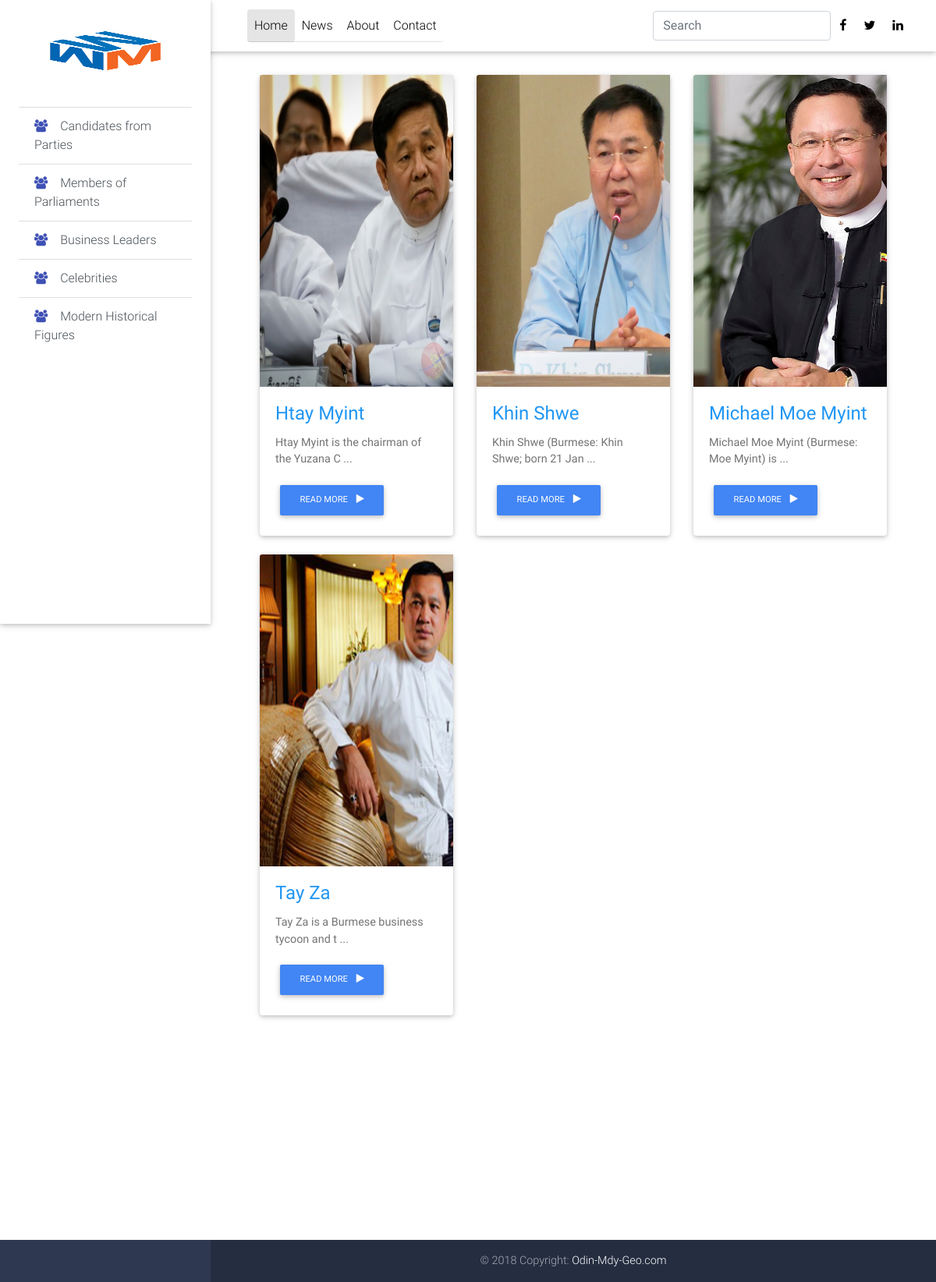
Page /bns/ on the committed database.
### models.py (models this page shows, shortened)
class Person(db.Model):
    id = db.Column(db.Integer,primary_key=True)
    image_id = db.Column(db.String(20),nullable=False)
    name = db.Column(db.String(60),unique=True,nullable=False)
    slug = db.Column(db.String(60),unique=True)
    person_type = db.Column(db.String(50),nullable=False)
    biography = db.Column(db.Text,nullable=False)
    created_timestamp = db.Column(db.DateTime,default=datetime.datetime.now())
    rating = db.Column(db.Float,default=0.0)
    def read_more(self):
        return self.biography[:42] + " ..."

### bns_leader/bns_blueprint.py (the view)
@bns_blueprint.route('/')
def bns_home():
	persons = Person.query.filter(
		Person.person_type == "Business Leader"
		).order_by(Person.created_timestamp.asc())
	return object_list('bns_home.html',persons)

### bns_leader/bns_blueprint.py (called while the page is built)
def object_list(template,query):
	if request.args.get('q'):
		search = request.args['q']
		query = query.filter(Person.name.contains(search))
	return render_template(template,persons=query)

### bns_leader/templates/bns_home.html (shortened to what this page needs)
{% extends "bns_base.html" %}
{% from "macro/display_person.html" import display_person %}
{% block content_search %}
	{% include "include/add_search.html" %}
{% endblock %}
{% block content_main %}
	{{ display_person(persons) }}
{% endblock %}

### bns_leader/templates/bns_base.html
{% extends 'base.html' %}

### templates/macro/display_person.html (shortened to what this page needs)
{% macro display_person(persons) %}
    <div class="row wow fadeIn">
	{% for person in persons %}
                <div class="col-lg-4 col-md-6 mb-4">
                        <div class="card">
                            <div class="view overlay">
                                <img style="width:400px;height:400px;"
                                src="{{ url_for('static',filename='img/'+person.image_id) }}"
                                class="card-img-top" alt="">
                            </div>
                            <div class="card-body">
                                <h4 class="card-title">
                                    <div class="blue-text">{{ person.name }}</div>
                                </h4>
                                <p class="card-text">
                                    {{ person.read_more() }}
                                </p>
                                <a href="{{ url_for('detail',slug=person.slug) }}" target=""
                                    class="btn btn-primary btn-md">
                                    Read More
                                    <i class="fa fa-play ml-2"></i>
                                </a>
                            </div>
                        </div>
                    </div>
               {% if loop.index % 3 == 0 %}
               		</div>
    				<div class="row wow fadeIn">
               {% endif %}
	{% endfor %}
	</div>
{% endmacro %}

### templates/base.html (shortened to what this page needs)
<!DOCTYPE html>
<html>
	<head>
    	<link rel="stylesheet" href="https://maxcdn.bootstrapcdn.com/font-awesome/4.7.0/css/font-awesome.min.css">
    	<link href="{{ url_for('static',filename='css/bootstrap.min.css') }}" rel="stylesheet">
    	<link href="{{ url_for('static',filename='css/mdb.min.css') }}" rel="stylesheet">
    	<link href="{{ url_for('static',filename='css/style.min.css') }}" rel="stylesheet">
	</head>
	<body>
    <header>
        <nav class="navbar fixed-top navbar-expand-lg navbar-light white scrolling-navbar">
                    <div class="container-fluid">
                        <div class="collapse navbar-collapse" id="navbarSupportedContent">
                            <ul class="navbar-nav mr-auto nav nav-tabs">
                                <li class="nav-item active">
                                    <a class="nav-link waves-effect" href="{{ url_for('home') }}">Home
                                    </a>
                                </li>
                                <li class="nav-item">
                                    <a class="nav-link waves-effect"
                                    href="{{ url_for('news') }}">News</a>
                                </li>
                                <li class="nav-item">
                                    <a class="nav-link waves-effect"
                                        href="{{ url_for('about') }}">
                                    About</a>
                                </li>
                                <li class="nav-item">
                                    <a class="nav-link waves-effect" href="{{ url_for('contact') }}">Contact</a>
                                </li>
                            </ul>
                            {% block content_search %}{% endblock %}
                    <ul class="navbar-nav nav-flex-icons">
                        <li class="nav-item">
                            <a href="#" class="nav-link waves-effect">
                                <i class="fa fa-facebook"></i>
                            </a>
                        </li>
                        <li class="nav-item">
                            <a href="#" class="nav-link waves-effect">
                                <i class="fa fa-twitter"></i>
                            </a>
                        </li>
                        <li class="nav-item">
                            <a href="#" class="nav-link waves-effect">
                                <i class="fa fa-linkedin"></i>
                            </a>
                        </li>
                    </ul>
                </div>
            </div>
        </nav>
        <div class="sidebar-fixed position-fixed">
            <a class="logo-wrapper waves-effect">
                <img src="{{ url_for('static',filename='img/wwm.png') }}"
                class="img-fluid" alt="" style="width:150px;height:150px;">
            </a>
            <div class="list-group list-group-flush">
                <a href="{{ url_for('cdt_parties.cdt_home') }}"
                class="list-group-item list-group-item-action waves-effect">
                    <i class="fa fa-users indigo-text mr-3"></i>Candidates from Parties</a>
                <a href="{{ url_for('mb_pmt.mb_home') }}"
                 class="list-group-item list-group-item-action waves-effect">
                    <i class="fa fa-users indigo-text mr-3"></i>Members of Parliaments</a>
                <a href="{{ url_for('bns_leader.bns_home') }}"
                class="list-group-item list-group-item-action waves-effect">
                    <i class="fa fa-users indigo-text mr-3"></i>Business Leaders</a>
                <a href="{{ url_for('cele.cele_home') }}"
                class="list-group-item list-group-item-action waves-effect">
                    <i class="fa fa-users indigo-text mr-3"></i>Celebrities</a>
                <a href="{{ url_for('modern_figures.modern_home') }}"
                class="list-group-item list-group-item-action waves-effect">
                    <i class="fa fa-users indigo-text mr-3"></i>Modern Historical Figures</a>
            </div>
        </div>
    </header>
    <main class="pt-5 mx-lg-5">
        <div class="container-fluid mt-5">
        	{% block content_main %}{% endblock %}
        </div>
    </main><br><br><br><br><br><br><br><br><br><br>
    <footer class="page-footer text-center font-small mdb-color darken-2 mt-4 wow fadeIn">
        <div class="footer-copyright py-3">
            © 2018 Copyright:
            <a href="#"> Odin-Mdy-Geo.com </a>
        </div>
    </footer>
	</body>
</html>

### templates/include/add_search.html
    <form class="form-inline" method="get" role="form">
    	<input class="form-control"
    	type="text"
    	placeholder="Search"
    	aria-label="Search"
    	name="q" vlaue="{{ request.args.get('q', '') }}"
    	>
    </form>

### rows in the picture
Person: image (picture), name "Htay Myint", read_more "Htay Myint is the chairman of the Yuzana C ..."
Person: image (picture), name "Khin Shwe", read_more "Khin Shwe (Burmese: Khin Shwe; born 21 Jan ..."
Person: image (picture), name "Michael Moe Myint", read_more "Michael Moe Myint (Burmese: Moe Myint) is ..."
Person: image (picture), name "Tay Za", read_more "Tay Za is a Burmese business tycoon and t ..."
